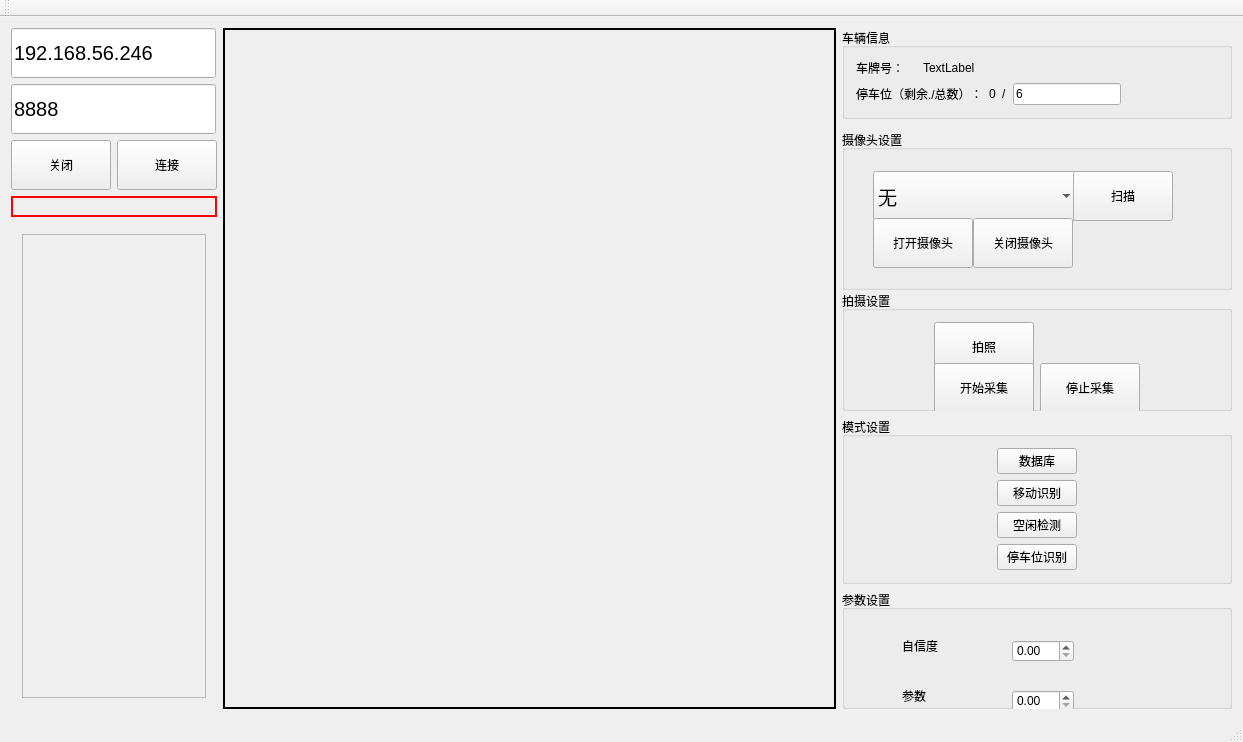
<?xml version="1.0" encoding="UTF-8"?>
<ui version="4.0">
 <class>MainWindow</class>
 <widget class="QMainWindow" name="MainWindow">
  <property name="geometry">
   <rect>
    <x>0</x>
    <y>0</y>
    <width>1243</width>
    <height>742</height>
   </rect>
  </property>
  <property name="windowTitle">
   <string>MainWindow</string>
  </property>
  <widget class="QWidget" name="centralWidget">
   <layout class="QGridLayout" name="gridLayout_4">
    <item row="0" column="0">
     <layout class="QVBoxLayout" name="verticalLayout_6">
      <item>
       <layout class="QHBoxLayout" name="horizontalLayout_8">
        <item>
         <layout class="QVBoxLayout" name="verticalLayout_3">
          <item>
           <layout class="QVBoxLayout" name="verticalLayout">
            <item>
             <widget class="QLineEdit" name="ipLineEdit">
              <property name="sizePolicy">
               <sizepolicy hsizetype="Expanding" vsizetype="Fixed">
                <horstretch>205</horstretch>
                <verstretch>50</verstretch>
               </sizepolicy>
              </property>
              <property name="minimumSize">
               <size>
                <width>205</width>
                <height>50</height>
               </size>
              </property>
              <property name="maximumSize">
               <size>
                <width>205</width>
                <height>50</height>
               </size>
              </property>
              <property name="font">
               <font>
                <pointsize>15</pointsize>
               </font>
              </property>
              <property name="text">
               <string>192.168.56.246</string>
              </property>
             </widget>
            </item>
            <item>
             <widget class="QLineEdit" name="portLineEdit">
              <property name="enabled">
               <bool>true</bool>
              </property>
              <property name="sizePolicy">
               <sizepolicy hsizetype="Expanding" vsizetype="Fixed">
                <horstretch>205</horstretch>
                <verstretch>50</verstretch>
               </sizepolicy>
              </property>
              <property name="minimumSize">
               <size>
                <width>205</width>
                <height>50</height>
               </size>
              </property>
              <property name="maximumSize">
               <size>
                <width>205</width>
                <height>16777215</height>
               </size>
              </property>
              <property name="font">
               <font>
                <pointsize>15</pointsize>
               </font>
              </property>
              <property name="text">
               <string>8888</string>
              </property>
             </widget>
            </item>
           </layout>
          </item>
          <item>
           <layout class="QHBoxLayout" name="horizontalLayout">
            <item>
             <widget class="QPushButton" name="disConnectButton">
              <property name="sizePolicy">
               <sizepolicy hsizetype="Minimum" vsizetype="Fixed">
                <horstretch>100</horstretch>
                <verstretch>50</verstretch>
               </sizepolicy>
              </property>
              <property name="minimumSize">
               <size>
                <width>100</width>
                <height>50</height>
               </size>
              </property>
              <property name="text">
               <string>关闭</string>
              </property>
             </widget>
            </item>
            <item>
             <widget class="QPushButton" name="connectButton">
              <property name="sizePolicy">
               <sizepolicy hsizetype="Minimum" vsizetype="Fixed">
                <horstretch>100</horstretch>
                <verstretch>50</verstretch>
               </sizepolicy>
              </property>
              <property name="minimumSize">
               <size>
                <width>100</width>
                <height>50</height>
               </size>
              </property>
              <property name="text">
               <string>连接</string>
              </property>
             </widget>
            </item>
           </layout>
          </item>
         </layout>
        </item>
       </layout>
      </item>
      <item>
       <layout class="QVBoxLayout" name="verticalLayout_4">
        <item>
         <widget class="QLabel" name="label_3">
          <property name="styleSheet">
           <string notr="true">QLabel {
    border: 2px solid red;
}
</string>
          </property>
          <property name="text">
           <string/>
          </property>
         </widget>
        </item>
       </layout>
      </item>
     </layout>
    </item>
    <item row="0" column="1" rowspan="4">
     <widget class="QLabel" name="labelPicture">
      <property name="sizePolicy">
       <sizepolicy hsizetype="Preferred" vsizetype="Preferred">
        <horstretch>100</horstretch>
        <verstretch>100</verstretch>
       </sizepolicy>
      </property>
      <property name="minimumSize">
       <size>
        <width>600</width>
        <height>400</height>
       </size>
      </property>
      <property name="mouseTracking">
       <bool>true</bool>
      </property>
      <property name="tabletTracking">
       <bool>true</bool>
      </property>
      <property name="styleSheet">
       <string notr="true">QLabel {
    border: 2px solid black;
}
</string>
      </property>
      <property name="text">
       <string/>
      </property>
     </widget>
    </item>
    <item row="0" column="2" rowspan="2">
     <layout class="QVBoxLayout" name="verticalLayout_7">
      <item>
       <widget class="QGroupBox" name="groupBox_5">
        <property name="title">
         <string>车辆信息</string>
        </property>
        <layout class="QGridLayout" name="gridLayout_3">
         <item row="0" column="0">
          <widget class="QLabel" name="label">
           <property name="text">
            <string>车牌号：</string>
           </property>
          </widget>
         </item>
         <item row="0" column="1">
          <widget class="QLabel" name="label_2">
           <property name="text">
            <string>TextLabel</string>
           </property>
          </widget>
         </item>
         <item row="1" column="0" colspan="2">
          <widget class="QLabel" name="label_6">
           <property name="text">
            <string>停车位（剩余./总数）：</string>
           </property>
          </widget>
         </item>
         <item row="1" column="2">
          <layout class="QHBoxLayout" name="horizontalLayout_3">
           <item>
            <widget class="QLabel" name="label_7">
             <property name="text">
              <string>0</string>
             </property>
            </widget>
           </item>
           <item>
            <widget class="QLabel" name="label_4">
             <property name="text">
              <string>/</string>
             </property>
            </widget>
           </item>
           <item>
            <widget class="QLineEdit" name="lineEdit">
             <property name="text">
              <string>6</string>
             </property>
            </widget>
           </item>
           <item>
            <spacer name="horizontalSpacer">
             <property name="orientation">
              <enum>Qt::Horizontal</enum>
             </property>
             <property name="sizeHint" stdset="0">
              <size>
               <width>40</width>
               <height>20</height>
              </size>
             </property>
            </spacer>
           </item>
          </layout>
         </item>
        </layout>
       </widget>
      </item>
      <item>
       <widget class="QGroupBox" name="groupBox">
        <property name="minimumSize">
         <size>
          <width>0</width>
          <height>160</height>
         </size>
        </property>
        <property name="maximumSize">
         <size>
          <width>16777215</width>
          <height>150</height>
         </size>
        </property>
        <property name="styleSheet">
         <string notr="true"/>
        </property>
        <property name="title">
         <string>摄像头设置</string>
        </property>
        <widget class="QWidget" name="layoutWidget_3">
         <property name="geometry">
          <rect>
           <x>20</x>
           <y>30</y>
           <width>316</width>
           <height>109</height>
          </rect>
         </property>
         <layout class="QGridLayout" name="gridLayout">
          <item row="0" column="0" colspan="2">
           <widget class="QComboBox" name="comboBoxMac">
            <property name="minimumSize">
             <size>
              <width>205</width>
              <height>50</height>
             </size>
            </property>
            <property name="maximumSize">
             <size>
              <width>205</width>
              <height>50</height>
             </size>
            </property>
            <property name="font">
             <font>
              <pointsize>14</pointsize>
             </font>
            </property>
            <item>
             <property name="text">
              <string>无</string>
             </property>
            </item>
           </widget>
          </item>
          <item row="0" column="2">
           <widget class="QPushButton" name="pushButtonScan">
            <property name="sizePolicy">
             <sizepolicy hsizetype="Fixed" vsizetype="Fixed">
              <horstretch>0</horstretch>
              <verstretch>0</verstretch>
             </sizepolicy>
            </property>
            <property name="minimumSize">
             <size>
              <width>100</width>
              <height>50</height>
             </size>
            </property>
            <property name="maximumSize">
             <size>
              <width>100</width>
              <height>50</height>
             </size>
            </property>
            <property name="text">
             <string>扫描</string>
            </property>
           </widget>
          </item>
          <item row="1" column="0">
           <widget class="QPushButton" name="pushButtonOpenCamera">
            <property name="minimumSize">
             <size>
              <width>100</width>
              <height>50</height>
             </size>
            </property>
            <property name="maximumSize">
             <size>
              <width>100</width>
              <height>50</height>
             </size>
            </property>
            <property name="text">
             <string>打开摄像头</string>
            </property>
           </widget>
          </item>
          <item row="1" column="1">
           <widget class="QPushButton" name="pushButtonCloseCamera">
            <property name="minimumSize">
             <size>
              <width>100</width>
              <height>50</height>
             </size>
            </property>
            <property name="maximumSize">
             <size>
              <width>100</width>
              <height>50</height>
             </size>
            </property>
            <property name="text">
             <string>关闭摄像头</string>
            </property>
           </widget>
          </item>
         </layout>
        </widget>
       </widget>
      </item>
      <item>
       <widget class="QGroupBox" name="groupBox_4">
        <property name="sizePolicy">
         <sizepolicy hsizetype="Preferred" vsizetype="Preferred">
          <horstretch>39</horstretch>
          <verstretch>0</verstretch>
         </sizepolicy>
        </property>
        <property name="minimumSize">
         <size>
          <width>390</width>
          <height>120</height>
         </size>
        </property>
        <property name="maximumSize">
         <size>
          <width>16777215</width>
          <height>140</height>
         </size>
        </property>
        <property name="title">
         <string>拍摄设置</string>
        </property>
        <layout class="QGridLayout" name="gridLayout_2">
         <item row="0" column="0">
          <widget class="QPushButton" name="sendButtonPicture">
           <property name="minimumSize">
            <size>
             <width>100</width>
             <height>50</height>
            </size>
           </property>
           <property name="maximumSize">
            <size>
             <width>100</width>
             <height>50</height>
            </size>
           </property>
           <property name="text">
            <string>拍照</string>
           </property>
          </widget>
         </item>
         <item row="1" column="0">
          <layout class="QHBoxLayout" name="horizontalLayout_6">
           <item>
            <widget class="QPushButton" name="pushButtonAcquisition">
             <property name="sizePolicy">
              <sizepolicy hsizetype="Fixed" vsizetype="Fixed">
               <horstretch>0</horstretch>
               <verstretch>0</verstretch>
              </sizepolicy>
             </property>
             <property name="minimumSize">
              <size>
               <width>100</width>
               <height>50</height>
              </size>
             </property>
             <property name="text">
              <string>开始采集</string>
             </property>
            </widget>
           </item>
           <item>
            <widget class="QPushButton" name="pushButtonStopAcquisition">
             <property name="minimumSize">
              <size>
               <width>100</width>
               <height>50</height>
              </size>
             </property>
             <property name="maximumSize">
              <size>
               <width>100</width>
               <height>50</height>
              </size>
             </property>
             <property name="text">
              <string>停止采集</string>
             </property>
            </widget>
           </item>
          </layout>
         </item>
        </layout>
       </widget>
      </item>
     </layout>
    </item>
    <item row="1" column="0" rowspan="3">
     <widget class="QWidget" name="widget" native="true">
      <layout class="QVBoxLayout" name="verticalLayout_8">
       <item>
        <widget class="QScrollArea" name="scrollArea">
         <property name="widgetResizable">
          <bool>true</bool>
         </property>
         <widget class="QWidget" name="scrollAreaWidgetContents">
          <property name="geometry">
           <rect>
            <x>0</x>
            <y>0</y>
            <width>191</width>
            <height>420</height>
           </rect>
          </property>
          <layout class="QVBoxLayout" name="verticalLayout_2">
           <item>
            <widget class="QLabel" name="labelInfo">
             <property name="text">
              <string/>
             </property>
            </widget>
           </item>
          </layout>
         </widget>
        </widget>
       </item>
      </layout>
     </widget>
    </item>
    <item row="2" column="2">
     <widget class="QGroupBox" name="groupBox_2">
      <property name="title">
       <string>模式设置</string>
      </property>
      <layout class="QHBoxLayout" name="horizontalLayout_2">
       <item>
        <spacer name="horizontalSpacer_2">
         <property name="orientation">
          <enum>Qt::Horizontal</enum>
         </property>
         <property name="sizeHint" stdset="0">
          <size>
           <width>139</width>
           <height>20</height>
          </size>
         </property>
        </spacer>
       </item>
       <item>
        <layout class="QVBoxLayout" name="verticalLayout_5">
         <item>
          <widget class="QPushButton" name="pushButton_3">
           <property name="text">
            <string>数据库</string>
           </property>
          </widget>
         </item>
         <item>
          <widget class="QPushButton" name="pushButton">
           <property name="text">
            <string>移动识别</string>
           </property>
          </widget>
         </item>
         <item>
          <widget class="QPushButton" name="pushButton_4">
           <property name="text">
            <string>空闲检测</string>
           </property>
          </widget>
         </item>
         <item>
          <widget class="QPushButton" name="pushButton_2">
           <property name="text">
            <string>停车位识别</string>
           </property>
          </widget>
         </item>
        </layout>
       </item>
       <item>
        <spacer name="horizontalSpacer_3">
         <property name="orientation">
          <enum>Qt::Horizontal</enum>
         </property>
         <property name="sizeHint" stdset="0">
          <size>
           <width>138</width>
           <height>20</height>
          </size>
         </property>
        </spacer>
       </item>
      </layout>
     </widget>
    </item>
    <item row="3" column="2">
     <widget class="QGroupBox" name="groupBox_3">
      <property name="title">
       <string>参数设置</string>
      </property>
      <widget class="QDoubleSpinBox" name="doubleSpinBox">
       <property name="geometry">
        <rect>
         <x>170</x>
         <y>50</y>
         <width>62</width>
         <height>22</height>
        </rect>
       </property>
       <property name="specialValueText">
        <string/>
       </property>
       <property name="maximum">
        <double>1.000000000000000</double>
       </property>
       <property name="singleStep">
        <double>0.010000000000000</double>
       </property>
      </widget>
      <widget class="QDoubleSpinBox" name="doubleSpinBox_2">
       <property name="geometry">
        <rect>
         <x>170</x>
         <y>100</y>
         <width>62</width>
         <height>22</height>
        </rect>
       </property>
       <property name="specialValueText">
        <string/>
       </property>
       <property name="maximum">
        <double>1.000000000000000</double>
       </property>
       <property name="singleStep">
        <double>0.010000000000000</double>
       </property>
      </widget>
      <widget class="QLabel" name="label_5">
       <property name="geometry">
        <rect>
         <x>60</x>
         <y>50</y>
         <width>54</width>
         <height>12</height>
        </rect>
       </property>
       <property name="text">
        <string>自信度</string>
       </property>
      </widget>
      <widget class="QLabel" name="label_8">
       <property name="geometry">
        <rect>
         <x>60</x>
         <y>100</y>
         <width>54</width>
         <height>12</height>
        </rect>
       </property>
       <property name="text">
        <string>参数</string>
       </property>
      </widget>
     </widget>
    </item>
   </layout>
  </widget>
  <widget class="QToolBar" name="mainToolBar">
   <attribute name="toolBarArea">
    <enum>TopToolBarArea</enum>
   </attribute>
   <attribute name="toolBarBreak">
    <bool>false</bool>
   </attribute>
  </widget>
  <widget class="QStatusBar" name="statusBar"/>
  <widget class="QMenuBar" name="menuBar">
   <property name="geometry">
    <rect>
     <x>0</x>
     <y>0</y>
     <width>1243</width>
     <height>26</height>
    </rect>
   </property>
  </widget>
  <action name="actionMAC">
   <property name="text">
    <string>MAC风格</string>
   </property>
  </action>
 </widget>
 <layoutdefault spacing="6" margin="11"/>
 <resources/>
 <connections/>
</ui>
